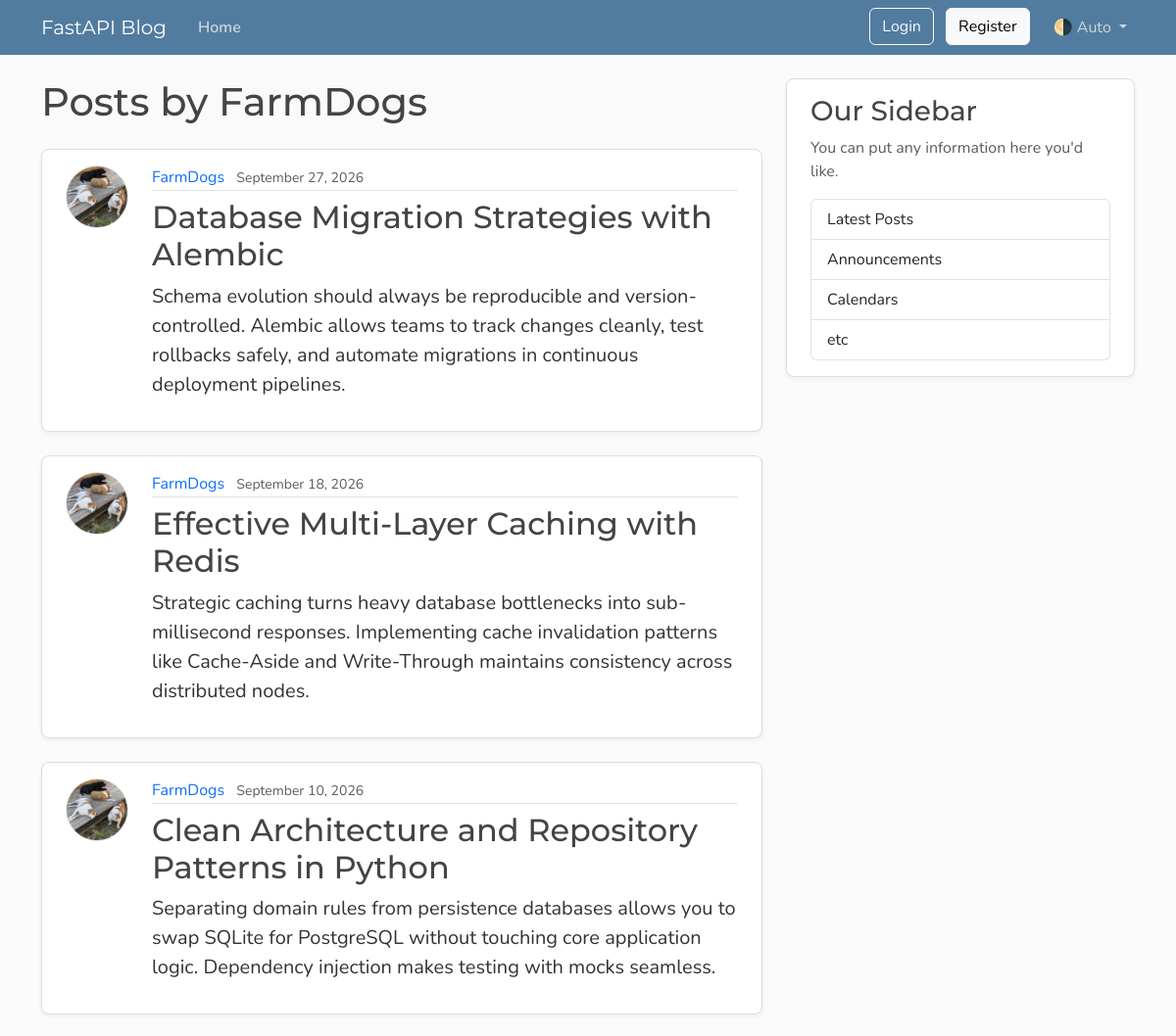
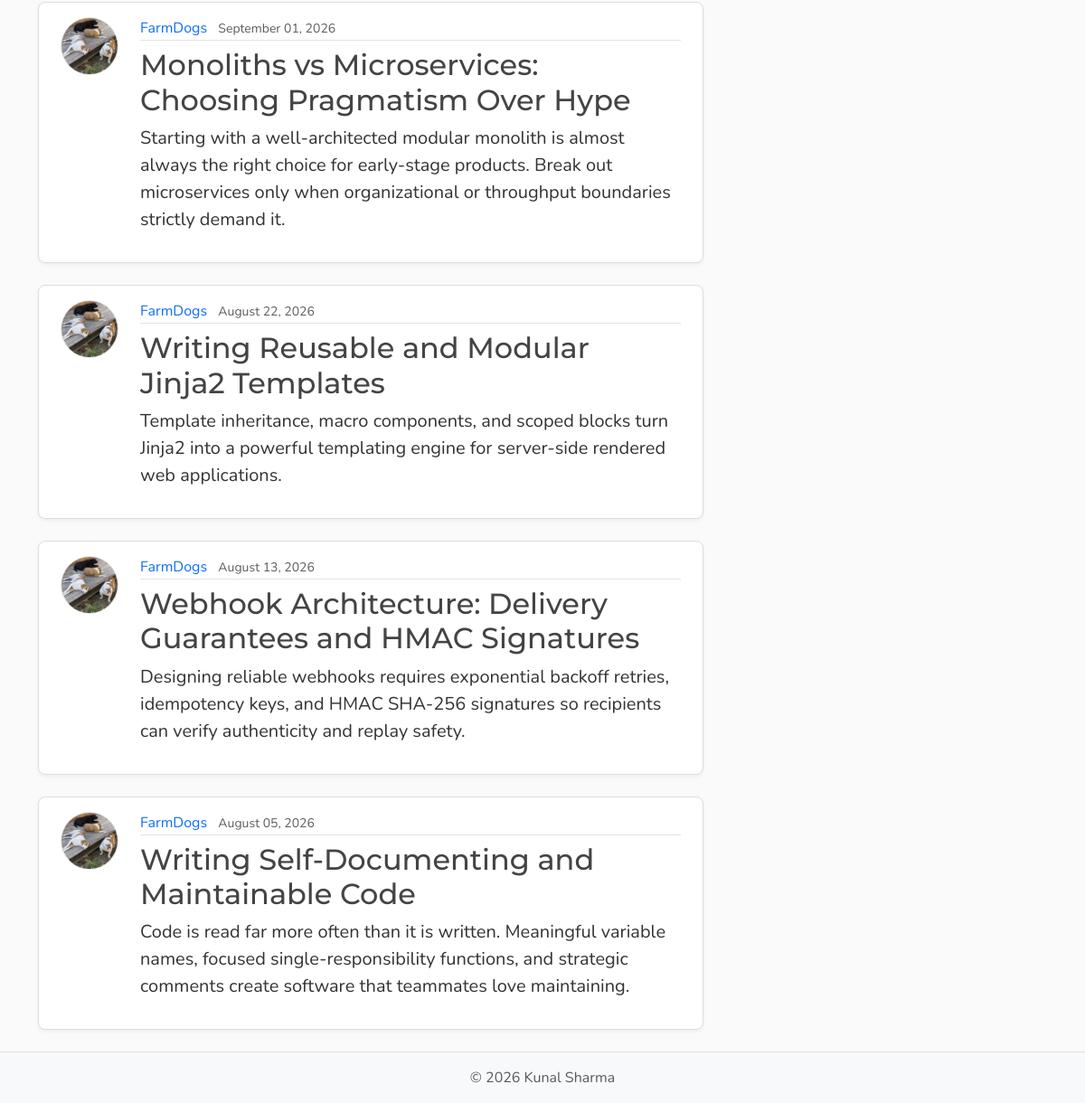
Screenshot of /users/4/posts with the database file from the repository (2 pictures, top to bottom).
### model.py (models this page shows, shortened)
class User(Base):
    __tablename__ = "users"
    id : Mapped[int] = mapped_column(Integer , primary_key=True , index=True)
    username : Mapped[str] = mapped_column(String(50) , unique=True ,nullable=False)
    email : Mapped[str] = mapped_column(String , unique=True , nullable=False)
    password_hash: Mapped[str] = mapped_column(String(200), nullable=False)
    image_file: Mapped[str | None]= mapped_column(
        String(200),
        nullable=True,
        default=None,
    )
    posts:Mapped[list[Post]] =  relationship(
                                back_populates="author",
                                cascade="all ,delete-orphan"
                                )
    reset_tokens: Mapped[list[PasswordResetToken]] = relationship(
    back_populates="user",
    cascade="all, delete-orphan",)

class Post(Base):
    __tablename__ = "posts"
    id: Mapped[int] = mapped_column(Integer, primary_key=True , index = True)
    title : Mapped[str] = mapped_column(String , nullable=False)
    content: Mapped[str] = mapped_column(TEXT , nullable=False)
    user_id: Mapped[int] = mapped_column(
        ForeignKey("users.id"),
        index=True,
        nullable=False )
    date_posted : Mapped[datetime] = mapped_column(
    DATETIME(timezone = True),
    default= lambda :datetime.now(UTC),
    )
    author : Mapped[User] = relationship(back_populates="posts")

### main.py (the view)
@app.get("/users/{user_id}/posts", name="user_posts")
async def user_post_page(request: Request, user_id: int, db: Annotated[AsyncSession, Depends(get_db)]):
    result = await db.execute(select(model.User).where(model.User.id == user_id))
    user = result.scalars().first()
    if not user:
        raise HTTPException(
            status_code=status.HTTP_404_NOT_FOUND,
            detail="User not found",
        )
    count_result = await db.execute(
        select(func.count())
        .select_from(model.Post)
        .where(model.Post.user_id == user_id)
    )
    total = count_result.scalar() or 0
    result = await db.execute(
        select(model.Post)
        .options(selectinload(model.Post.author))
        .where(model.Post.user_id == user_id)
        .order_by(model.Post.date_posted.desc())
        .limit(settings.posts_per_page)
    )
    posts = result.scalars().all()
    has_more = len(posts) < total
    return templates.TemplateResponse(
        request,
        "user_post.html",
        {
            "posts": posts,
            "user": user,
            "title": f"{user.username}'s posts",
            "limit": settings.posts_per_page,
            "has_more": has_more,
        },
    )

### templates/user_post.html (shortened to what this page needs)
{% extends "layout.html" %}
{% block content %}
    <h1 class="mb-4">Posts by {{ user.username }}</h1>
    <div id="postsContainer">
        {% for post in posts %}
            <article class="content-section py-3 px-4 mb-4">
                <div class="d-flex align-items-start gap-4">
                    <img class="rounded-circle article-img flex-shrink-0"
                         src="{{ post.author.image_path }}"
                         alt="{{ post.author.username }}'s profile picture"
                         width="64"
                         height="64"
                         loading="lazy">
                    <div class="flex-grow-1">
                        <div class="article-metadata mb-2">
                            <a class="me-2"
                               href="{{ url_for('user_posts', user_id=post.author.id) }}">{{ post.author.username }}</a>
                            <small class="text-body-secondary">{{ post.date_posted.strftime("%B %d, %Y") }}</small>
                        </div>
                        <h2>
                            <a class="article-title"
                               href="{{ url_for('post_page', post_id=post.id) }}">{{ post.title }}</a>
                        </h2>
                        <p class="article-content">{{ post.content }}</p>
                    </div>
                </div>
            </article>
        {% else %}
            <p class="text-body-secondary">No posts by this user yet.</p>
        {% endfor %}
    </div>
{% endblock content %}

### static/css/main.css (style rules this page uses)
:root { --font-heading: "Montserrat", system-ui, -apple-system, BlinkMacSystemFont, sans-serif; --font-body: "Nunito", system-ui, -apple-system, BlinkMacSystemFont, sans-serif; --color-bg-body: #fafafa; --color-bg-content: #ffffff; --color-text-primary: #333333; --color-text-heading: #444444; --color-steel: #527c9f; --color-nav-link: #cbd5db; --color-nav-link-hover: #ffffff; --color-link-hover: #428bca; --color-border: #dddddd; --color-border-light: #e3e3e3; --spacing-xl: 5rem; --article-img-size: 4rem; --account-img-size: 7.813rem; }
body { font-family: var(--font-body); background: var(--color-bg-body); color: var(--color-text-primary); }
h1, h2, h3, h4, h5, h6 { font-family: var(--font-heading); color: var(--color-text-heading); }
a { text-decoration: none; }
.content-section { background: var(--color-bg-content); border: 1px solid var(--color-border); border-radius: 0.5rem; box-shadow: 0 2px 4px rgba(15, 23, 42, 0.05); transition: box-shadow 0.15s ease, transform 0.15s ease, border-color 0.15s ease; }
.article-title { color: var(--color-text-heading); transition: color 0.2s ease-in-out; }
.article-content { white-space: pre-line; font-size: 1.25rem; }
.article-img { height: var(--article-img-size); width: var(--article-img-size); flex-shrink: 0; object-fit: cover; border: 1px solid var(--color-border-light); box-shadow: 0 0 0 2px var(--color-bg-content); }
.article-metadata { padding-bottom: 0.063rem; border-bottom: 1px solid var(--color-border-light); }
.article-metadata a { transition: color 0.2s ease-in-out; }

### rows the page displays
User: username "FarmDogs"
Post: author.image_path (picture), author.username "FarmDogs", date_posted "September 27, 2026", title "Database Migration Strategies with Alembic", content "Schema evolution should always be reproducible and version-controlled. Alembic allows teams to track changes cleanly, test rollbacks safely, and automate migrations in continuous deployment pipelines."
Post: author.image_path (picture), author.username "FarmDogs", date_posted "September 18, 2026", title "Effective Multi-Layer Caching with Redis", content "Strategic caching turns heavy database bottlenecks into sub-millisecond responses. Implementing cache invalidation patterns like Cache-Aside and Write-Through maintains consistency across distributed nodes."
Post: author.image_path (picture), author.username "FarmDogs", date_posted "September 10, 2026", title "Clean Architecture and Repository Patterns in Python", content "Separating domain rules from persistence databases allows you to swap SQLite for PostgreSQL without touching core application logic. Dependency injection makes testing with mocks seamless."
Post: author.image_path (picture), author.username "FarmDogs", date_posted "September 01, 2026", title "Monoliths vs Microservices: Choosing Pragmatism Over Hype", content "Starting with a well-architected modular monolith is almost always the right choice for early-stage products. Break out microservices only when organizational or throughput boundaries strictly demand it."
Post: author.image_path (picture), author.username "FarmDogs", date_posted "August 22, 2026", title "Writing Reusable and Modular Jinja2 Templates", content "Template inheritance, macro components, and scoped blocks turn Jinja2 into a powerful templating engine for server-side rendered web applications."
Post: author.image_path (picture), author.username "FarmDogs", date_posted "August 13, 2026", title "Webhook Architecture: Delivery Guarantees and HMAC Signatures", content "Designing reliable webhooks requires exponential backoff retries, idempotency keys, and HMAC SHA-256 signatures so recipients can verify authenticity and replay safety."
Post: author.image_path (picture), author.username "FarmDogs", date_posted "August 05, 2026", title "Writing Self-Documenting and Maintainable Code", content "Code is read far more often than it is written. Meaningful variable names, focused single-responsibility functions, and strategic comments create software that teammates love maintaining."
